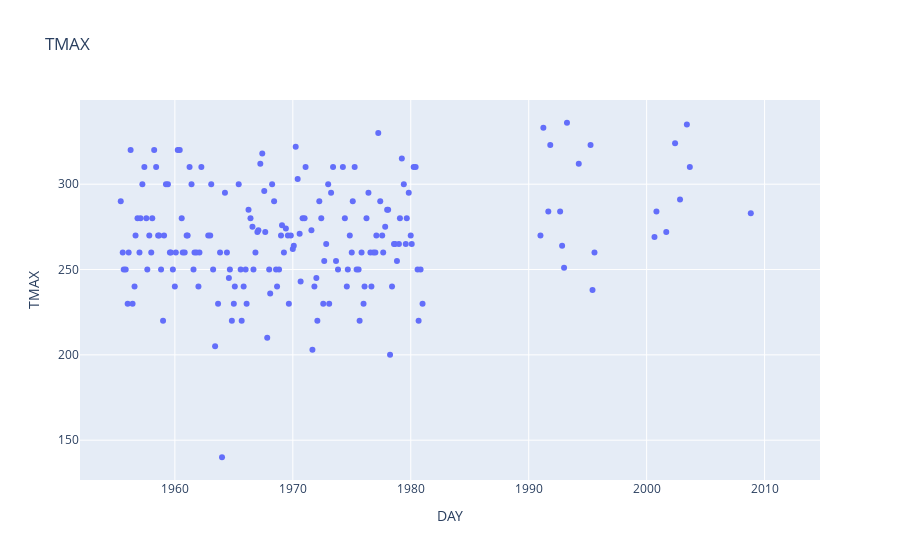

Notebook cell for this chart:
### Code cell
#PLOTLY EXPRESS
import plotly.express as px

#TMAX
fig_weather_Tmax = px.scatter(weather, x="DAY", y="TMAX",height=400, title="TMAX")
fig_weather_Tmax.show()

### Figure 1 — Plotly figure (JSON) as saved in the notebook; plotly's stock layout.template omitted (floating-point values rounded to 4 significant figures; data arrays with more than 128 entries replaced by an {"elided": "..."} marker saying what was removed)
{"data": [{"hoverlabel": {"namelength": 0}, "hovertemplate": "DAY=%{x}<br>TMAX=%{y}", "legendgroup": "", "marker": {"color": "#636efa", "symbol": "circle"}, "mode": "markers", "name": "", "showlegend": false, "type": "scatter", "x": {"elided": "267 str values"}, "xaxis": "x", "y": {"elided": "267 str values"}, "yaxis": "y"}], "layout": {"autosize": true, "legend": {"tracegroupgap": 0}, "title": {"text": "TMAX"}, "xaxis": {"anchor": "y", "autorange": true, "domain": [0, 1], "range": ["1952-01-19 19:12:52.7121", "2014-08-09 04:47:07.2879"], "title": {"text": "DAY"}, "type": "date"}, "yaxis": {"anchor": "x", "autorange": true, "domain": [0, 1], "range": [124.8, 351.2], "title": {"text": "TMAX"}, "type": "linear"}}}
